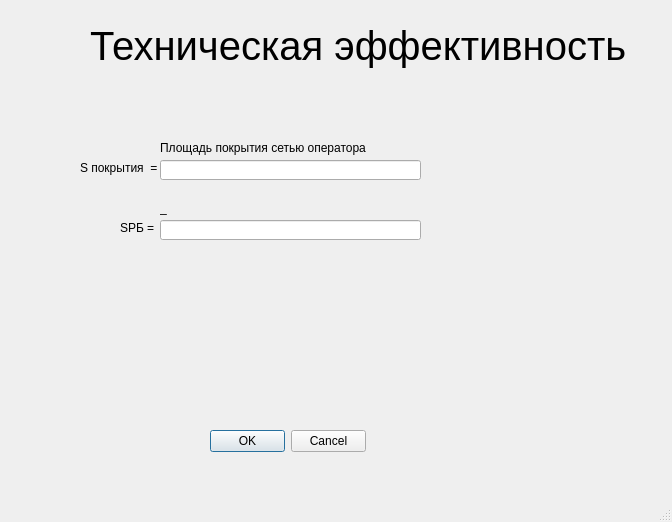
<?xml version="1.0" encoding="UTF-8"?>
<ui version="4.0">
 <class>Technical_efficiencyWindow</class>
 <widget class="QMainWindow" name="Technical_efficiencyWindow">
  <property name="geometry">
   <rect>
    <x>0</x>
    <y>0</y>
    <width>672</width>
    <height>522</height>
   </rect>
  </property>
  <property name="windowTitle">
   <string>Техническая эффективность</string>
  </property>
  <widget class="QWidget" name="centralwidget">
   <widget class="QLabel" name="label_Technical_efficiency">
    <property name="geometry">
     <rect>
      <x>90</x>
      <y>0</y>
      <width>561</width>
      <height>91</height>
     </rect>
    </property>
    <property name="font">
     <font>
      <pointsize>30</pointsize>
     </font>
    </property>
    <property name="text">
     <string>Техническая эффективность </string>
    </property>
   </widget>
   <widget class="QLineEdit" name="lineEdit_3">
    <property name="geometry">
     <rect>
      <x>160</x>
      <y>160</y>
      <width>261</width>
      <height>20</height>
     </rect>
    </property>
   </widget>
   <widget class="QLabel" name="label_3">
    <property name="geometry">
     <rect>
      <x>160</x>
      <y>140</y>
      <width>271</width>
      <height>16</height>
     </rect>
    </property>
    <property name="text">
     <string>Площадь покрытия сетью оператора</string>
    </property>
   </widget>
   <widget class="QLabel" name="label_4">
    <property name="geometry">
     <rect>
      <x>80</x>
      <y>160</y>
      <width>81</width>
      <height>16</height>
     </rect>
    </property>
    <property name="text">
     <string>S покрытия  =</string>
    </property>
   </widget>
   <widget class="QLabel" name="label_7">
    <property name="geometry">
     <rect>
      <x>120</x>
      <y>220</y>
      <width>41</width>
      <height>16</height>
     </rect>
    </property>
    <property name="text">
     <string>SРБ =</string>
    </property>
   </widget>
   <widget class="QLineEdit" name="lineEdit_5">
    <property name="geometry">
     <rect>
      <x>160</x>
      <y>220</y>
      <width>261</width>
      <height>20</height>
     </rect>
    </property>
   </widget>
   <widget class="QDialogButtonBox" name="buttonBox">
    <property name="geometry">
     <rect>
      <x>210</x>
      <y>430</y>
      <width>156</width>
      <height>23</height>
     </rect>
    </property>
    <property name="standardButtons">
     <set>QDialogButtonBox::Cancel|QDialogButtonBox::Ok</set>
    </property>
   </widget>
   <widget class="QLabel" name="label_5">
    <property name="geometry">
     <rect>
      <x>160</x>
      <y>200</y>
      <width>271</width>
      <height>16</height>
     </rect>
    </property>
    <property name="text">
     <string>_</string>
    </property>
   </widget>
  </widget>
  <widget class="QMenuBar" name="menubar">
   <property name="geometry">
    <rect>
     <x>0</x>
     <y>0</y>
     <width>672</width>
     <height>21</height>
    </rect>
   </property>
  </widget>
  <widget class="QStatusBar" name="statusbar"/>
 </widget>
 <resources/>
 <connections/>
</ui>
